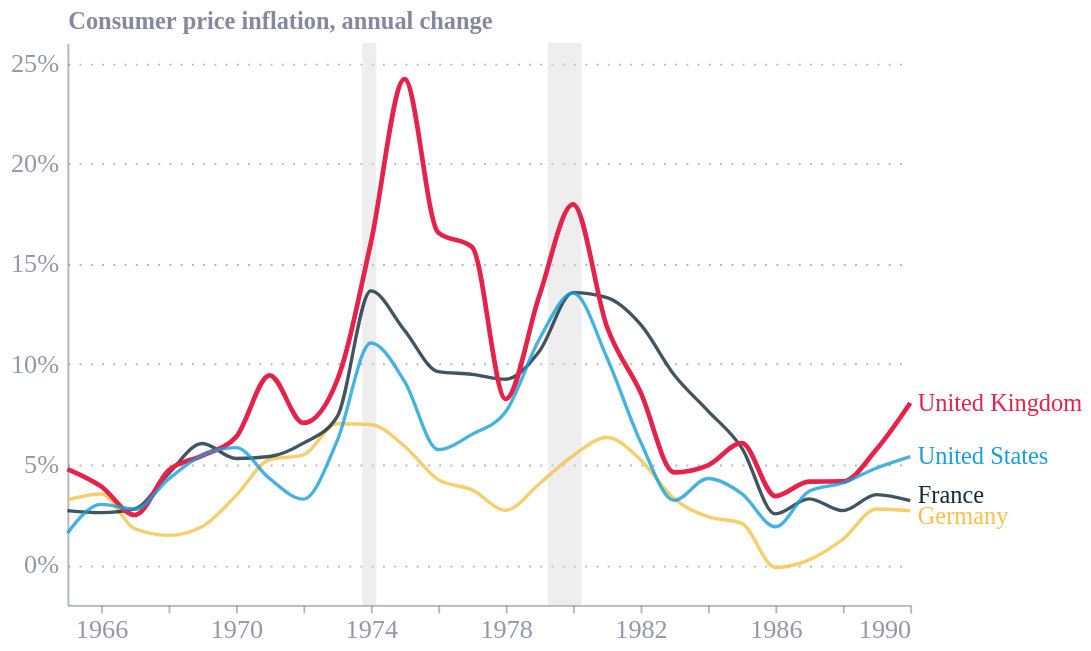

Describe this chart as a Vega-Lite specification.
### Vega-Lite specification from a JSON file in a GitHub repository (floating-point values rounded to 4 significant figures; data arrays with more than 128 entries replaced by an {"elided": "..."} marker saying what was removed)
{"config": {"font": "Circular Std", "text": {"color": "#676A86", "align": "left", "baseline": "middle", "dx": 7, "dy": 0, "fontSize": 11}, "view": {"stroke": null, "continuousWidth": 400, "continuousHeight": 300, "discreteWidth": 400, "discreteHeight": 300}, "range": {"category": ["#36B7B4", "#E6224B", "#F4C245", "#0063AF", "#00A767", "#179FDB", "#EB5C2E"], "diverging": ["#E6224B", "#E54753", "#C9C9C9", "#179FDB", "#122B39"], "heatmap": ["#C9C9C9", "#179FDB", "#0063AF", "#122B39"], "ordinal": ["#00A767", "#36B7B4", "#179FDB", "#0063AF", "#243B5A"]}, "bar": {"color": "#179fdb"}, "line": {"color": "#e6224b"}, "rule": {"color": "#676A86"}, "area": {"opacity": 0.3}, "point": {"filled": true, "size": 80, "color": "#e6224b", "opacity": 0.95}, "geoshape": {"stroke": "white", "strokeWidth": 0.3}, "rect": {"fill": "#d6d4d4", "opacity": 0.3}, "axis": {"labelColor": "#676A86", "labelFontSize": 11, "labelFont": "Circular Std", "labelOpacity": 0.7, "tickColor": "#676A86", "tickOpacity": 0.5, "domainColor": "#676A86", "domainOpacity": 0.5, "gridColor": "#676A86", "gridDash": [2, 2], "gridOpacity": 0.5, "title": null, "titleColor": "#676A86", "titleOpacity": 0.8, "tickSize": 4}, "axisXDiscrete": {"grid": false, "labelAngle": 0, "tickCount": 10, "tickOpacity": 0.5, "title": null}, "axisYDiscrete": {"ticks": false, "labelPadding": 5}, "axisXTemporal": {"grid": false, "ticks": true}, "axisXQuantitative": {"grid": true}, "axisYQuantitative": {"gridColor": "#676A86", "gridDash": [1, 5], "gridOpacity": 0.5, "ticks": false, "labelPadding": 5, "tickCount": 8, "titleAngle": 0, "titleAlign": "left", "titleBaseline": "bottom", "titleX": 0, "titleY": -5}, "title": {"color": "#676A86E6", "subtitleColor": "#676A86", "font": "Circular Std", "subtitleFont": "Circular Std", "anchor": "start", "fontSize": 14, "subtitleFontSize": 12, "subtitlePadding": 4, "offset": 0, "frame": "group"}, "legend": {"titleColor": "#122b39", "title": null, "labelColor": "#122b39", "labelFontSize": 11}}, "layer": [{"data": {"name": "data-7595b4e105705d0c578e8caf9675a30d"}, "mark": {"type": "rect", "opacity": 0.4}, "encoding": {"x": {"axis": {"labelFontSize": 14}, "field": "start", "type": "temporal"}, "x2": {"field": "end"}}}, {"data": {"name": "data-e60b5503912b994efc4be3fb855e81bc"}, "mark": {"type": "line", "interpolate": "monotone", "opacity": {"expr": "datum.id == 'GBR' ? 1 : 0.8"}, "strokeWidth": {"expr": "datum.id == 'GBR' ? 2.5 : 1.8"}}, "encoding": {"color": {"field": "id", "legend": null, "scale": {"range": ["#f4c245", "#122b39", "#e6224b", "#179fdb"]}, "type": "nominal"}, "x": {"axis": {"labelFontSize": 14}, "field": "date", "timeUnit": "year", "type": "temporal"}, "y": {"axis": {"labelFontSize": 14, "titleFontSize": 13, "labelExpr": "datum.value + '%'", "title": "Consumer price inflation, annual change"}, "field": "value", "type": "quantitative"}}, "transform": [{"filter": {"field": "date", "range": [1965, 1990], "timeUnit": "year"}}]}, {"data": {"name": "data-e60b5503912b994efc4be3fb855e81bc"}, "mark": {"type": "text", "dx": 4, "dy": {"expr": "{'DEU':3, 'FRA':-3}[datum.id]"}, "fontSize": 13}, "encoding": {"color": {"field": "id", "legend": null, "scale": {"range": ["#f4c245", "#122b39", "#e6224b", "#179fdb"]}, "type": "nominal"}, "text": {"aggregate": {"argmax": "date"}, "field": "country", "type": "nominal"}, "x": {"aggregate": "max", "field": "date", "type": "temporal"}, "y": {"aggregate": {"argmax": "date"}, "field": "value", "type": "quantitative"}}, "transform": [{"filter": {"field": "date", "range": [1965, 1990], "timeUnit": "year"}}]}], "height": 300, "width": 450, "$schema": "https://vega.github.io/schema/vega-lite/v5.20.1.json", "datasets": {"data-7595b4e105705d0c578e8caf9675a30d": [{"index": 0, "month": "1973-10-01T00:00:00", "start": "1973-10-01T00:00:00", "end": "1974-03-01T00:00:00", "label": "1973 oil |shock", "summary": "Yom Kippur War"}, {"index": 1, "month": "1979-04-01T00:00:00", "start": "1979-04-01T00:00:00", "end": "1980-04-01T00:00:00", "label": "1979 oil| shock", "summary": "Iranian Revolution"}], "data-e60b5503912b994efc4be3fb855e81bc": {"elided": "260 records"}}}
